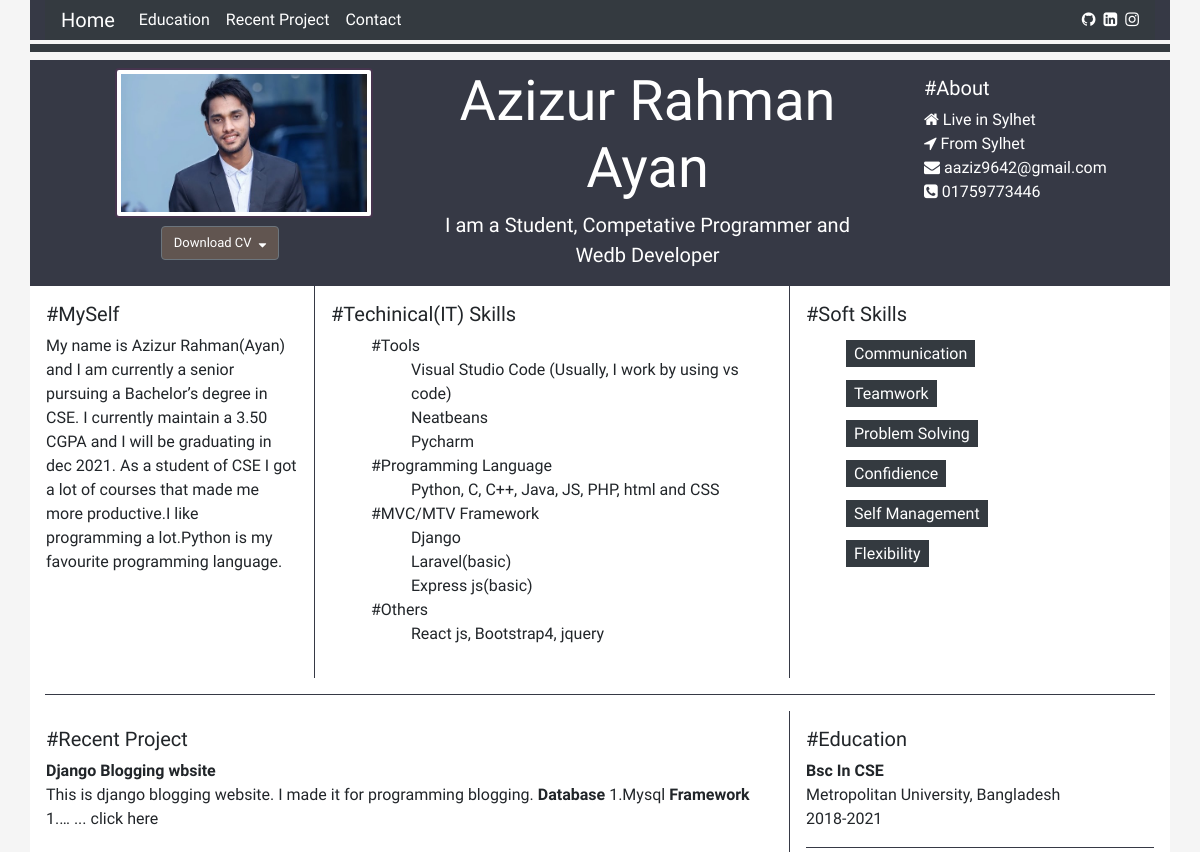
Before: / (upper part) with the older database file.
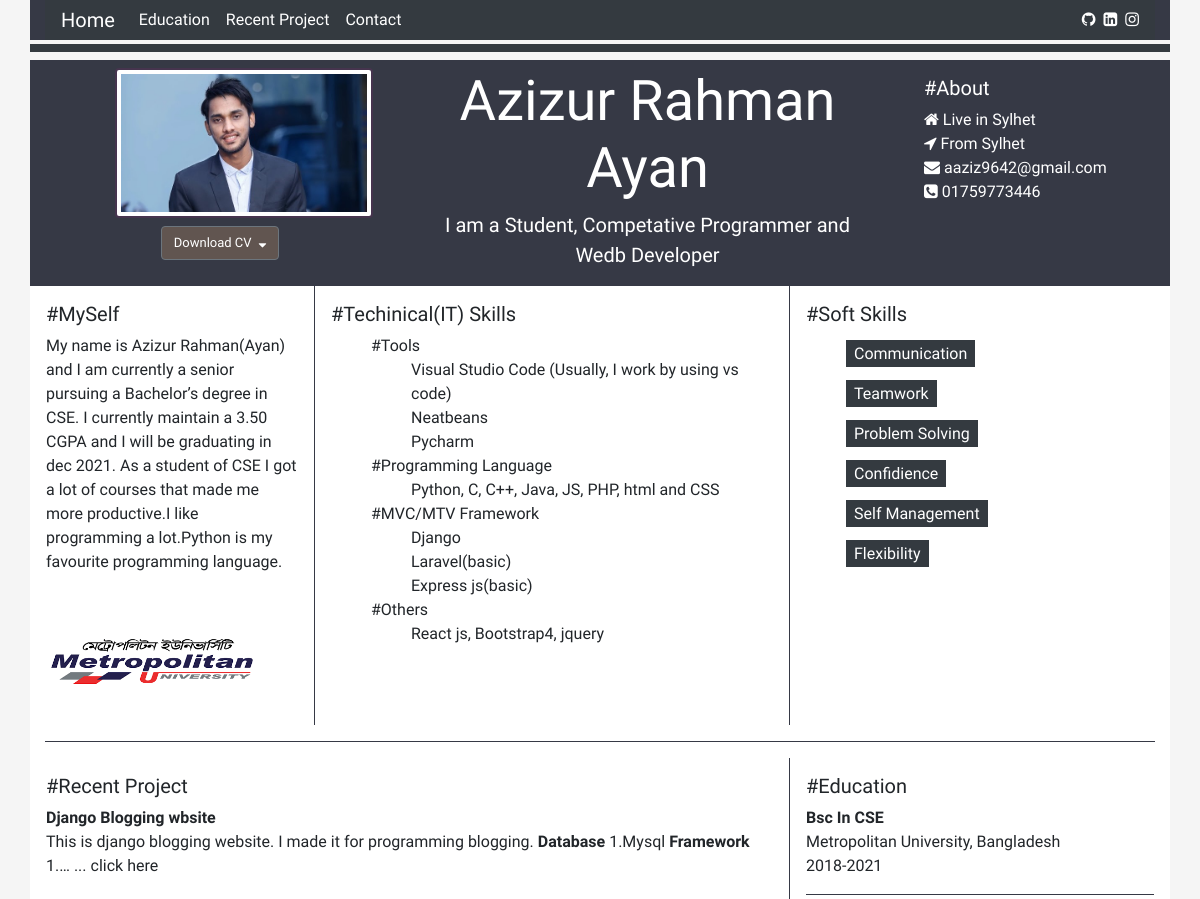
After: the same page with the newer database file.
### home/models.py (models this page shows, shortened)
class MySelf(models.Model):
    title = models.CharField(max_length=200, blank=True, null=True)
    body = RichTextUploadingField(blank=True, null=True)

class Project(models.Model):
    projectPrority = models.IntegerField(blank=True, null=True)
    postCreator = models.CharField(max_length=200)
    projectTitle = models.CharField(max_length=200)
    projectDescriptions = models.TextField(blank=True, null=True)
    projectBody = RichTextUploadingField(blank=True, null=True)
    projectVideoUrl = models.TextField(blank=True)
    projectViews = models.IntegerField(default=0)
    projectTimeDate = models.DateTimeField(auto_now_add=True, auto_now=False, blank=True)
    projectImage =  models.ImageField(blank=False, null=False)

### home/views.py (the view)
# urls.py: 2. Add a URL to urlpatterns:  path('', views.home, name='home')
def home(request):
    project = Project.objects.all()
    paginator = Paginator(project, 8)
    page = request.GET.get('page')
    project = paginator.get_page(page)
    myself = MySelf.objects.all()
    recom = Recommendation.objects.all()
    total_recom = recom.count()
    context = {
        'project':project,
        'myself': myself,
        'recom':recom,
        'total_recom': total_recom,
    }
    return render(request, 'home.html', context)

### templates/home.html (shortened to what this page needs)
{% extends 'base.html' %}
{% load static %}
{% block content %}
<div class="container mb-2 mt-2 bg-white" >
<div class="row" style="background:#363945;">
  <div class="col-sm-4 mt-2 mb-2 text-center">
       <img src="{% static 'images/aya.jpeg' %}" style="max-height:150px; border: 2px solid #46344E" class="ml-5 img-thumbnail">
      <a href="/static/MyCV.pdf" class="btn-cv btn btn-secondary  mt-2 mb-1"  download>Download CV <i class="fa fa-sort-desc ml-1"  aria-hidden="true"></i></a>
  </div>
  <div class="col-sm-5 mt-2">
  <h1 class="display-4 text-white text-sm-center">Azizur Rahman Ayan</h1>
  <p class="lead text-white text-sm-center nl-3">I am a Student, Competative Programmer and Wedb Developer
  </p>
  </div>
  <div class="col-sm-3">
   <div class="mt-3 text-white ml-4">
      <h5>#About</h5>
      <span class=""><i class="fa fa-home" aria-hidden="true"></i> Live in Sylhet <br>
      <span class=""><i class="fa fa-location-arrow" aria-hidden="true"></i> From Sylhet <br>
<span class=""><a href="mailto:webmaster@example.com" class="text-white"><i class="fa fa-envelope" aria-hidden="true"></i> aaziz9642@gmail.com</a></span><br>
<span class=""><a href="tel:123-456-7890" class="text-white"><i class="fa fa-phone-square" aria-hidden="true"></i> 01759773446</a></span><br>
</div>
  </div>
</div>
<div class="row ">
<div class="col-sm-3 p-3 vl">
<h5>#MySelf</h5>
    {% for myself in myself %}
    <div>
    {{myself.body | safe}}
    </div>
    {% endfor %}
</div>
<div class="col-sm-5 p-3 vl">
<h5>#Techinical(IT) Skills</h5>
<ul style="list-style-type: none;">
  <li>#Tools
    <ul style="list-style-type: none;">
      <li>Visual Studio Code (Usually, I work by using vs code)</li>
      <li>Neatbeans</li>
      <li>Pycharm</li>
    </ul>
  </li>
   <li>#Programming Language
    <ul style="list-style-type: none;">
      <li>Python, C, C++, Java, JS, PHP, html and CSS</li>
    </ul>
  </li>
  <li>#MVC/MTV Framework
    <ul style="list-style-type: none;">
      <li>Django</li>
      <li>Laravel(basic)</li>
      <li>Express js(basic)</li>
    </ul>
  </li>
   <li>#Others
    <ul style="list-style-type: none;">
      <li>React js, Bootstrap4, jquery</li>
    </ul>
  </li>
</ul>
</div>
<div class="col-sm-4 p-3">
<h5>#Soft Skills</h5>
<ul style="list-style-type: none;">
      <li class="mt-3"><span class="bg-dark text-white pt-1 pb-1 pr-2 pl-2">Communication</span></li>
      <li class="mt-3"><span class="bg-dark text-white pt-1 pb-1 pr-2 pl-2">Teamwork</span></li>
      <li class="mt-3"><span class="bg-dark text-white pt-1 pb-1 pr-2 pl-2">Problem Solving</span></li>
       <li class="mt-3"><span class="bg-dark text-white pt-1 pb-1 pr-2 pl-2">Confidience</span></li>
        <li class="mt-3"><span class="bg-dark text-white pt-1 pb-1 pr-2 pl-2">Self Management</span></li>
         <li class="mt-3"><span class="bg-dark text-white pt-1 pb-1 pr-2 pl-2">Flexibility</span></li>
</ul>
</div>
</div>
<hr>
<div class="row ">
<div class="col-sm-8 p-3 vl" id="recentProject">
<h5>#Recent Project</h5>
{% for project in project %}
<div class="mb-4">
 <a type="button"  data-toggle="modal" data-target="#myModal{{project.id}}">
    <span class=""><b>{{project.projectTitle}}</b></span><br>
    <span class="mt-2">{{project.projectDescriptions | safe |truncatechars:150}} ... click here</span><br>
  </a>
</div>
{% endfor %}
</div>
<div class="col-sm-4 p-3 ">
<h5 id="education">#Education</h5>
<span><b>Bsc In CSE</b></span><br>
<span>Metropolitan University, Bangladesh</span></br>
<span>2018-2021</span>
<hr>
<span><b>Class representative for 4 years</b></span><br>
<br>
<br>
<span class="mt-2"><b>ICT teacher for 1 year</b></span><br>
<br>
<br>
<span class="mt-2"><b>MUSSC member for 1 year</b></span><br>
</div>
</div>
</div>
{% endblock content %}

### templates/base.html (shortened to what this page needs)
{% load static %}
<!DOCTYPE html>
<html lang="en">
<head>
  <link rel="stylesheet" href="https://maxcdn.bootstrapcdn.com/bootstrap/4.5.2/css/bootstrap.min.css">
  <link rel="stylesheet" href="{% static 'css/style.css' %}">
   <link
      rel="stylesheet"
      href="https://cdnjs.cloudflare.com/ajax/libs/font-awesome/4.7.0/css/font-awesome.min.css"
    />
</head>
<body style="background-color: #f5f5f5;" data-spy="scroll" data-target=".navbar" data-offset="50">
<div class="container " style="background:#363945;">
<nav class="navbar sticky-top navbar-expand-lg navbar-dark bg-dark pt-0 pb-0">
  <a class="navbar-brand" href="{% url 'home' %}">Home</a>
  <div class="collapse navbar-collapse" id="navbarSupportedContent">
    <ul class="navbar-nav mr-auto">
      <li class="nav-item active">
        <a class="nav-link" href="#education">Education <span class="sr-only">(current)</span></a>
      </li>
      <li class="nav-item active">
        <a class="nav-link" href="#recentProject">Recent Project</a>
      </li>
        <li class="nav-item active">
        <a class="nav-link" href="#contact">Contact</a>
      </li>
    </ul>
    <form class="form-inline my-2 my-lg-0">
    <span class="mr-2"><a href="https://github.com/ayanchyaziz123" target="_blank" class=""><i class="fa fa-github text-white" aria-hidden="true"></i></a></span>
      <span class="mr-2"><a href="https://www.linkedin.com/in/azizur-rahman-720636165/" target="_blank" class="text-style-two text-white"><i class="fa fa-linkedin-square" aria-hidden="true"></i></a></span>
       <span class=""><a href="https://www.instagram.com/imayanchyaziz/" target="_blank" class="text-style-two"><i class="fa fa-instagram text-white" aria-hidden="true"></i>
</a></span>
    </form>
  </div>
</nav>
</div>
<div class="container bg-dark mt-1 mb-1 p-1">
</div>
{% block content %}
{% endblock content %}
</body>
</html>

### static/css/style.css (style rules this page uses)
:root { --bg-size: 100% 100%; --main_color: #fff; --title: 'Josefin Sans', sans-serif; --font-para: 'David Libre', serif; --btn-color: #bbe1fa; --btn-font-color: #000; --btn-font: 1.5rem; --eff: .3s all ease; }
* { font-family: var(--font-para); }
.btn { font-size: 13px !important; }
.btn-secondary { background-color: #615550; color: #fff !important; }
@media screen and (min-width: 992px) { .vl { border-right: 1px solid #363945; } }
hr { border-top: 1px solid #363945; }

Changed rows visible on the page:
changed MySelf: body: picture added
